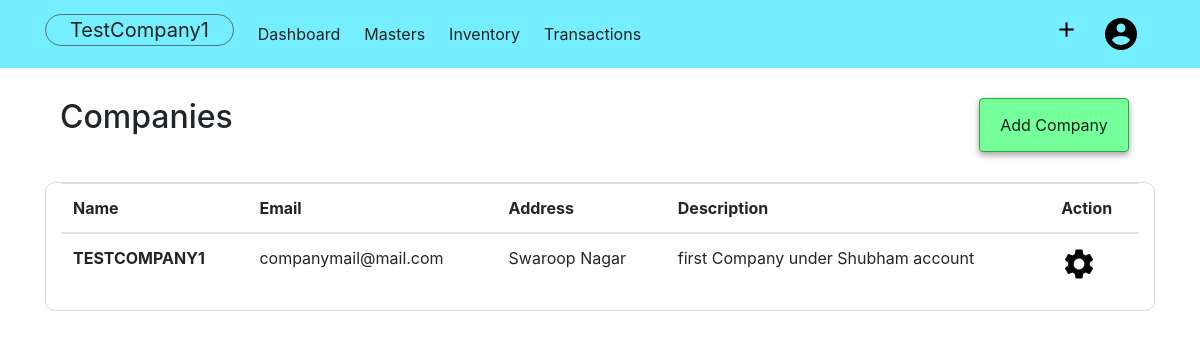
Page /company (signed in) on the earlier database version.
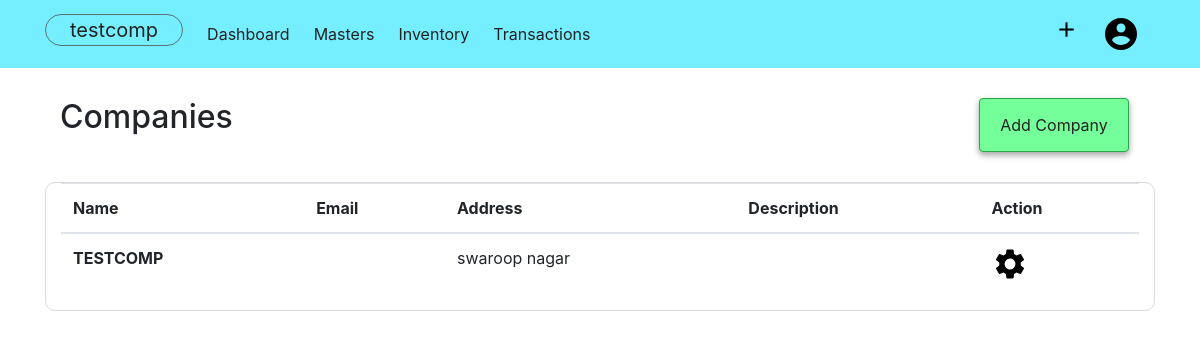
Same page on the later database version.
### acsystem/models.py (models this page shows)
class Company(db.Model):
    id = db.Column(db.Integer, primary_key=True)
    companyname = db.Column(db.String(80), unique=True, nullable=False)
    mailingname = db.Column(db.String(80), nullable = False)
    address = db.Column(db.String(100), nullable=False)
    country = db.Column(db.String(40), nullable=False)
    state = db.Column(db.String(40), nullable=False)
    pin = db.Column(db.Integer)
    email = db.Column(db.String(60))
    phoneno = db.Column(db.Integer)
    website = db.Column(db.String(60))
    datecreated = db.Column(db.DateTime, default = datetime.utcnow, nullable=False)
    financialyear = db.Column(db.DateTime, nullable=False)
    booksbegin = db.Column(db.DateTime, nullable=False)
    gstno = db.Column(db.Integer)
    description = db.Column(db.Text)
    customers = db.relationship('Customer', backref='undercompany', lazy=True, cascade="all, delete-orphan")
    suppliers = db.relationship('Supplier', backref='undercompany', lazy=True, cascade="all, delete-orphan")
    groups = db.relationship('Group', backref='undercompany', lazy=True, cascade="all, delete-orphan")
    ledgers = db.relationship('Ledger', backref='undercompany', lazy=True, cascade="all, delete-orphan")
    productcategories = db.relationship('Productcategory', backref='undercompany', lazy=True, cascade="all, delete-orphan")
    products = db.relationship('Product', backref='undercompany', lazy=True, cascade="all, delete-orphan")
    units = db.relationship('Unit', backref='undercompany', lazy=True, cascade="all, delete-orphan")
    user_id = db.Column(db.Integer, db.ForeignKey('user.id', ondelete="CASCADE"), nullable=False)
    def __repr__(self):
        return f"Company('{self.companyname}', '{self.owner.first}')"

### acsystem/company/routes.py (the view)
@company.route("/company")
@login_required
def companies():
    companies = Company.query.filter_by(owner = current_user).order_by(Company.datecreated.desc())
    activecomp = Company.query.get(current_user.activecompany)
    return render_template("companytemplate/companies.html", title="Company", companies = companies, activecomp = activecomp)

### acsystem/models.py (called while the page is built)
@login_manager.user_loader
def load_user(user_id):
    return User.query.get(int(user_id))

### acsystem/templates/companytemplate/companies.html
{% extends "layout.html"%}
{% block content %}
<div class="container">
    <div class="container-fluid">
        <h2 class="float-left">Companies</h2>
        <ul class="nav justify-content-end">
            <li class="btn btn-success float-right">
                <a class="nav-link" href="{{ url_for('company.addcompany') }}">Add Company</a>
            </li>
        </ul>
    </div>
    <div class="container-fluid" style="border:1px solid rgb(218, 218, 218); border-radius:10px;">
        <table class="table table-hover">
            <thead>
                <tr>
                    <th scope="col">Name</th>
                    <th scope="col">Email</th>
                    <th scope="col">Address</th>
                    <th scope="col">Description</th>
                    <th scope="col">Action</th>
                </tr>
            </thead>
            <tbody>
                {% for company in companies %}
                <tr>
                    {% if company.id != activecomp.id %}
                    <th scope="row"> <a href="{{url_for('company.activatecompany', compid= company.id) }}"
                            style="color:rgb(41, 41, 41); display:block;">{{company.companyname }}</a> </th>
                    <td>{{ company.email }}</td>
                    <td>{{ company.address }}</td>
                    <td>{{ company.description }}</td>
                    <td></td>
                    {% else %}
                    <th scope="row" style="text-transform:uppercase;"> {{company.companyname }}</th>
                    <td>{{ company.email }}</td>
                    <td>{{ company.address }}</td>
                    <td>{{ company.description }}</td>
                    <td>
                        <a href="{{ url_for('company.showcompany', compid = company.id) }}">
                            <img src="{{ url_for('static',filename='images/setting.png') }}" alt="Setting">
                        </a>
                    </td>
                </tr>
                {% endif %}
                {% endfor %}
            </tbody>
        </table>
    </div>
</div>
{% endblock content %}

### acsystem/templates/layout.html (shortened to what this page needs)
{% extends "header.html" %}
{% block body %}
<nav class="navbar navbar-expand-lg">
    <div class="container">
        <ul class="navbar-nav">
            <li>
                {% if activecomp %}
                <a class="navbar-brand" href="{{ url_for('company.companies') }}">{{ activecomp.companyname }} </a>
                {% else %}
                <a class="navbar-brand" href="{{ url_for('company.companies') }}">Select Company </a>
                {% endif %}
            </li>
            <li class="nav-item">
                <a class="nav-link" href="{{ url_for('users.dashboard')}}">Dashboard</a>
            </li>
            <li class="nav-item dropdown">
                <a class="nav-link dropdown-toggle" href="#" id="drop1" data-toggle="dropdown">
                    Masters
                </a>
            </li>
            <li class="nav-item dropdown">
                <a class="nav-link dropdown-toggle" href="#" id="drop2" data-toggle="dropdown">
                    Inventory
                </a>
            </li>
            <li class="nav-item dropdown">
                <a class="nav-link dropdown-toggle" href="#" id="drop2" data-toggle="dropdown">
                    Transactions
                </a>
            </li>
        </ul>
        <ul class="navbar-nav">
            <li class="nav-item dropdown">
                <a class="nav-link dropdown-toggle" href="#" id="dropadd" data-toggle="dropdown">
                    <img src="{{url_for('static', filename='images/add.png')}}" alt="+" width="25px;"></a>
            </li>
            <li class="nav-item dropdown">
                <a class="nav-link dropdown-toggle" href="#" id="dropaccount" data-toggle="dropdown">
                    <img src="{{ url_for('static', filename='images/user.png')}}" alt="Account">
                </a>
            </li>
        </ul>
    </div>
</nav>
    {% block content%} {% endblock %}
{% endblock %}

### acsystem/templates/header.html (shortened to what this page needs)
<!DOCTYPE html>
<html lang="en">
<head>
    <link rel="stylesheet" href="{{url_for('static', filename='bootstrap.css')}}">
    <link rel="stylesheet" href="{{url_for('static', filename='main.css')}}">
    <link rel="stylesheet" href="{{url_for('static', filename='style.css')}}">
    <link rel="stylesheet" href="https:/cdnjs.cloudflare.com/ajax/libs/toastr.js/latest/toastr.min.css">
</head>
<body>
        {% block body%} {% endblock %}
</body>
</html>

### acsystem/static/main.css (style rules this page uses)
a { color: rgb(34, 34, 34) !important; }

### acsystem/static/style.css (style rules this page uses)
.btn { -webkit-box-shadow: 0 3px 6px rgba(0, 0, 0, 0.16), 0 3px 6px rgba(0, 0, 0, 0.23); box-shadow: 0 3px 6px rgba(0, 0, 0, 0.16), 0 3px 6px rgba(0, 0, 0, 0.23); }
.dropdown ::after { display: none !important; }
.navbar-brand { color: rgba(0, 0, 0, 0.822); border: 1px solid rgba(83, 83, 83, 0.8); border-radius: 30px; padding: 0 1.5rem; }
.nav-item { display: block; padding-right: .5rem; }
.navbar-nav { -webkit-box-orient: horizontal !important; -webkit-box-direction: normal !important; -ms-flex-direction: row !important; flex-direction: row !important; }
.nav-link { color: rgba(12, 12, 12, 0.76); padding: .5rem !important; }
.navbar { background-color: #75efff; }
.btn { margin: 0 .7rem; }
.btn-success { background-color: #75ff9b !important; }
.container-fluid { margin-top: 30px !important; }

Differences in the rows shown:
changed Company: companyname "TestCompany1" → "testcomp"; companyname "TESTCOMPANY1" → "TESTCOMP"; address "Swaroop Nagar" → "swaroop nagar"; email "companymail@mail.com" → (not shown); description "first Company under Shubham account" → (not shown)
